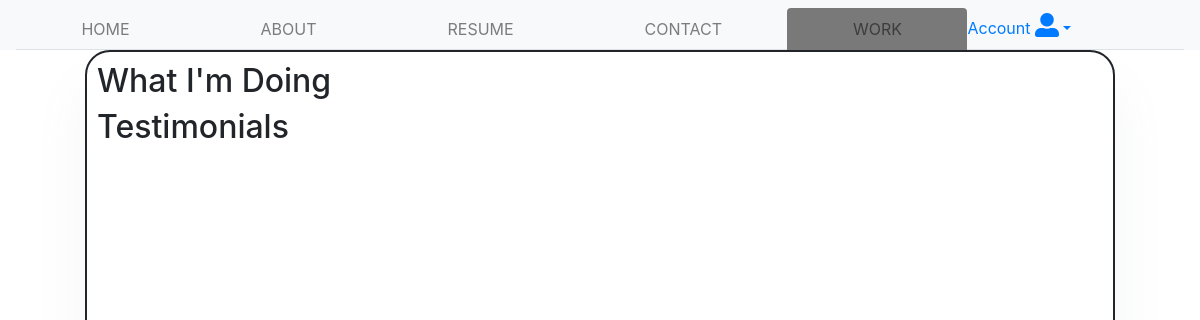
The page /php/workminh.php on the database as committed earlier.
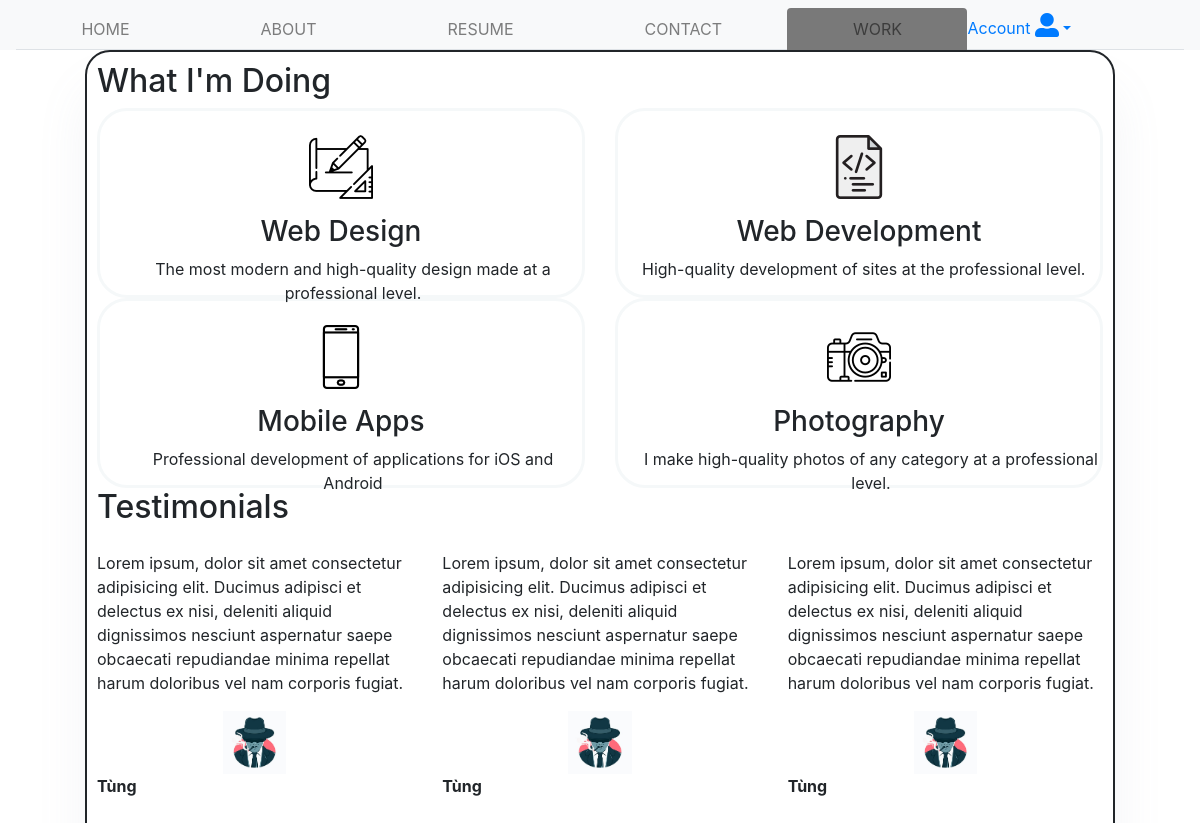
The same page on the database as committed later.
### tables this page shows
CREATE TABLE `work` (
  `id` int(11) NOT NULL,
  `image` varchar(100) NOT NULL,
  `name` varchar(100) NOT NULL,
  `content` varchar(500) NOT NULL
);

CREATE TABLE `testimonials` (
  `id` int(11) NOT NULL,
  `content` varchar(500) NOT NULL,
  `image` varchar(100) NOT NULL,
  `name` varchar(100) NOT NULL
);

### php/workminh.php (the view, shortened to what this page needs)
<!doctype html>
<html lang="en">
<head>
  <link rel="stylesheet" href="https://stackpath.bootstrapcdn.com/bootstrap/4.3.1/css/bootstrap.min.css
"
>
  <link rel="stylesheet" href="https://pro.fontawesome.com/releases/v5.10.0/css/all.css
"
 />
  <link rel="stylesheet" href="../css/work.css">
</head>
<?php include("header.php");?>
<body style="background:url(https://c1.wallpaperflare.com/preview/248/992/890/business-business-meeting-coffee-conference-room.jpg
) no-repeat center  center; background-size:cover;height:100vh">
<div class="container">
<div class="section">
					<h2 class="title title--h2">What I'm Doing</h2>
					<div class="row">
						          <?php
          	          $host='localhost';
                      $uer='root';
                      $pass='';
                      $db_name='cv';
          		  $conn=mysqli_connect($host,$uer,$pass,$db_name);
					 $sql="select * from work where id = 2";
					if($result = mysqli_query($conn, $sql)){
						if(mysqli_num_rows($result) > 0){
							while ($post=mysqli_fetch_array($result)) {
					?>
						<div class="col-12 col-lg-6 case-item-wrap">
							<div class="case-item" style="height: 190px;">
                                <img class="case-item__icon" src="../image/<?php echo $post['image'] ?>" alt="">
								<h3 class="title title--h3"><?php echo $post['name'] ?></h3>
								<p class="case-item__caption"><?php echo $post['content'] ?></p>
							</div>
						</div>
								<?php }}} ?>
            </div>
					</div>
        <div class="section">
        <h2 class="title title--h2">Testimonials</h2>
      <div class="row">
      <?php
      $sql="select * from testimonials where id = 2";
					if($result = mysqli_query($conn, $sql)){
						if(mysqli_num_rows($result) > 0){
							while ($post=mysqli_fetch_array($result)) {
					?>
        <div class="col-md-4 testimonials">
          <p><?php echo $post['content'] ?></p>
          <img src="../image/<?php echo $post['image'] ?>">
          <p><b><?php echo $post['name'] ?></b></p>
        </div>
        <?php }}} ?>
      </div>
  </div>
</div>

### php/header.php (shortened to what this page needs)
<nav class="navbar navbar-expand-md navbar-light bg-light text-white sticky-top pb-0" style="width:100%">
    <div class="collapse navbar-collapse " id="collapsibleNavbar">
        <ul class="navbar-nav nav-fill nav-tabs" style="width:100%">
        <li class="nav-item">
            <a class="nav-link home" href="Home.php">HOME</a>
        </li>
        <li class="nav-item">
            <a class="nav-link about" href="aboutme.php">ABOUT</a>
        </li>
        <li class="nav-item">
            <a class="nav-link resume" href="resume.php">RESUME</a>
        </li>
        <li class="nav-item">
            <a class="nav-link contact" href="contact.php">CONTACT</a>
        </li>
        <li class="nav-item">
            <a class="nav-link work" href="work.php">WORK</a>
        </li>
        <ul class="nav navbar-nav ">
            <li class="dropdown" ><a class="dropdown-toggle"  data-toggle="dropdown" href="#">Account <i class="fas fa-user-alt" style="font-size:150%;padding-top:5px;"></i><span class="caret"></span></a>
            </li>
        </ul>
        <li class="nav-item">
        </li>
        </ul>
    </div>
    </nav>

### css/work.css (style rules this page uses)
.container { background-color: #ffffff; border: 2px solid; padding: 10px; border-radius: 25px; box-shadow: 0 2.5rem 3.125rem rgba(134, 151, 168, 0.1); max-width: 64.375rem; height: 100vh; }
.case-item__icon { margin-bottom: 1rem; }
.case-item { border: 3px solid #F5F8F9; border-radius: 30px; padding: 1.5rem; position: relative; text-align: center; }
.col-md-4 { margin-top: 1rem; }
.case-item__caption { position: absolute; z-index: 1; }
.work { background-color: rgb(121, 121, 121); color: white; }
.testimonials img { display: block; margin-left: auto; margin-right: auto; width: 20%; }

Rows that differ between the two databases and show on the page:
added work: image (picture), name "Web Design", content "The most modern and high-quality design made at a professional level."
added work: image (picture), name "Web Development", content "High-quality development of sites at the professional level."
added work: image (picture), name "Mobile Apps", content "Professional development of applications for iOS and Android"
added work: image (picture), name "Photography", content "I make high-quality photos of any category at a professional level."
added testimonials: content "Lorem ipsum, dolor sit amet consectetur adipisicing elit. Ducimus adipisci et delectus ex nisi, deleniti aliquid dignissimos nesciunt aspernatur saepe obcaecati repudiandae minima repellat harum doloribus vel nam corporis fugiat.", image (placeholder picture), name "Tùng"
added testimonials: content "Lorem ipsum, dolor sit amet consectetur adipisicing elit. Ducimus adipisci et delectus ex nisi, deleniti aliquid dignissimos nesciunt aspernatur saepe obcaecati repudiandae minima repellat harum doloribus vel nam corporis fugiat.", image (placeholder picture), name "Tùng"
added testimonials: content "Lorem ipsum, dolor sit amet consectetur adipisicing elit. Ducimus adipisci et delectus ex nisi, deleniti aliquid dignissimos nesciunt aspernatur saepe obcaecati repudiandae minima repellat harum doloribus vel nam corporis fugiat.", image (placeholder picture), name "Tùng"
